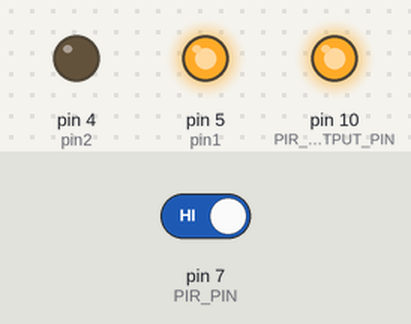
This sketch was run on a simulated Arduino Uno, built with avr-gcc and run on an emulated ATmega328P. On the bench: output pins drawn as LEDs (lit = HIGH). The test bench sets the inputs (shaded band); at power-on: pin 7 (PIR_PIN) HIGH.

Above: at 1.4 s.
1.5 s: pin 7 (PIR_PIN) driven LOW
At 2.3 s:
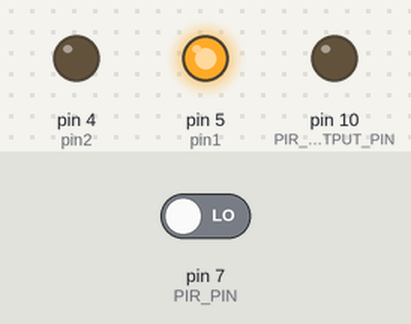
3.0 s: pin 7 (PIR_PIN) driven HIGH
At 41.2 s:
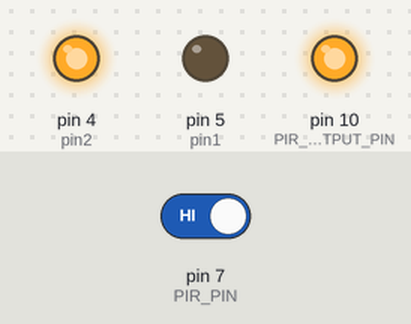
Timing chart, 0 to 41.7 s (numbered marks = the images above; inputs shaded):
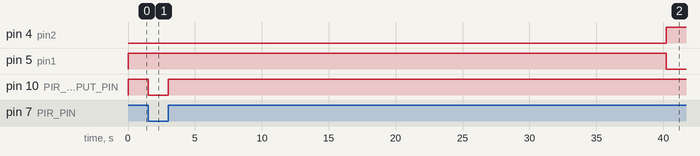

The sketch:

C3_loop.ino
```cpp
const int pin1 = 5;   // GPIO5
const int pin2 = 4;   // GPIO4
const int PIR_PIN = 7;
const int PIR_OUTPUT_PIN = 10;

enum {
  STATE_HIGH_40,
  STATE_LOW_20
} state = STATE_HIGH_40;

unsigned long stateStart = 0;

void setup() {
  pinMode(pin1, OUTPUT);
  pinMode(pin2, OUTPUT);
  pinMode(PIR_OUTPUT_PIN, OUTPUT);
  pinMode(PIR_PIN, INPUT);

  digitalWrite(pin1, HIGH);   // GPIO5 高
  digitalWrite(pin2, LOW);    // GPIO4 低

  stateStart = millis();
}

void readPir() {
  int pirValue = digitalRead(PIR_PIN); // 读取红外传感器电平
  if (HIGH == pirValue) {
    digitalWrite(PIR_OUTPUT_PIN, HIGH);
    Serial.println("检测到人体，高电平");
  } else {
    digitalWrite(PIR_OUTPUT_PIN, LOW);
    Serial.println("无人体，低电平");
  }
}

void loop() {
  readPir();
  unsigned long now = millis();
  if (state == STATE_HIGH_40 && (now - stateStart >= 40000)) {
    // 切换到 20 秒低电平
    digitalWrite(pin1, LOW);
    digitalWrite(pin2, HIGH);

    state = STATE_LOW_20;
    stateStart = now;
  }
  else if (state == STATE_LOW_20 && (now - stateStart >= 20000)) {
    // 切换回 40 秒高电平
    digitalWrite(pin1, HIGH);
    digitalWrite(pin2, LOW);

    state = STATE_HIGH_40;
    stateStart = now;
  }
  delay(300);
}
```

Measured:
- after the input at 1.5 s, pin 10 (PIR_OUTPUT_PIN): HIGH → LOW at once
- after the input at 3.0 s, pin 10 (PIR_OUTPUT_PIN): LOW → HIGH at once
